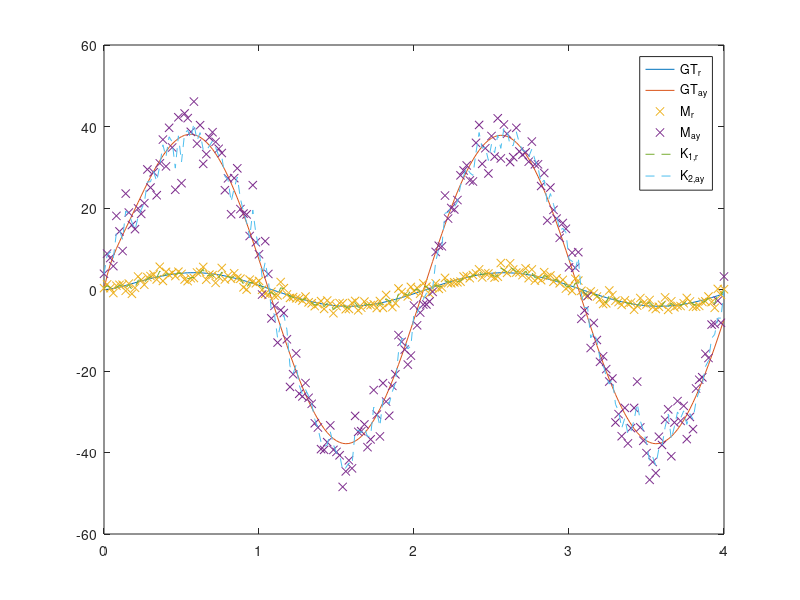
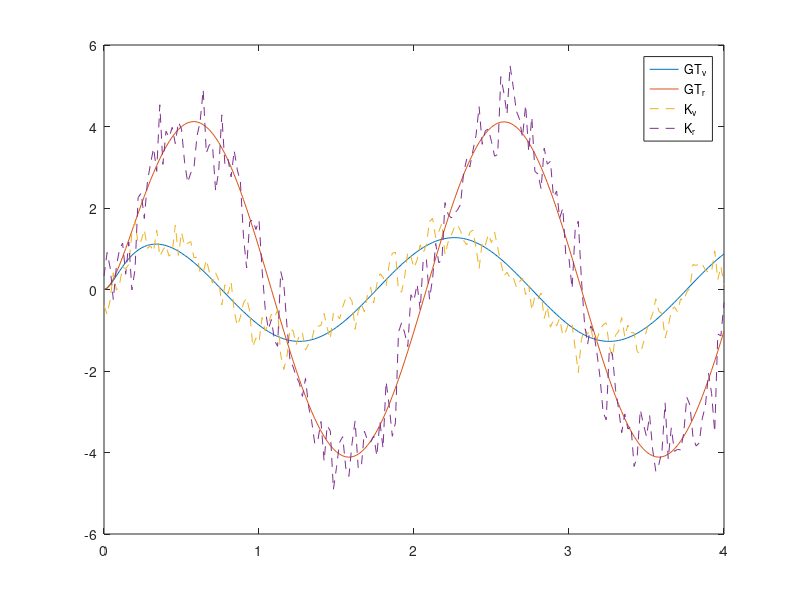
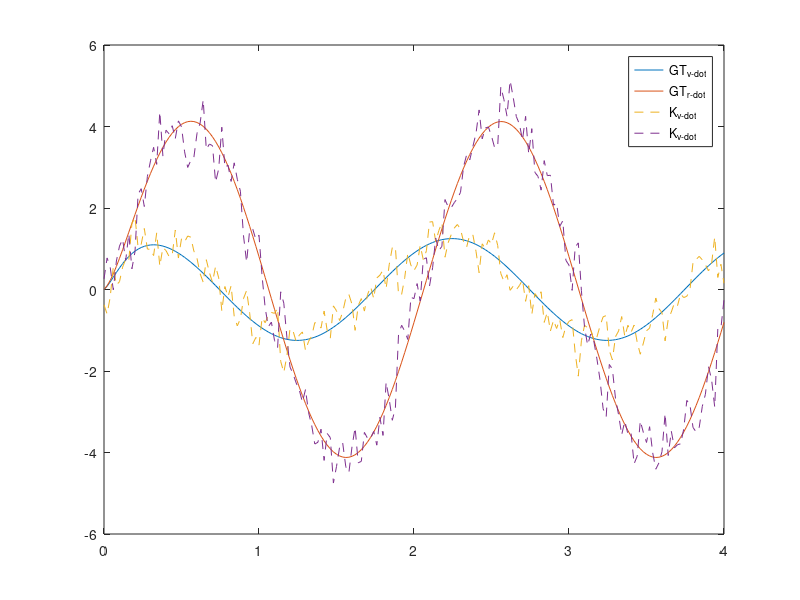
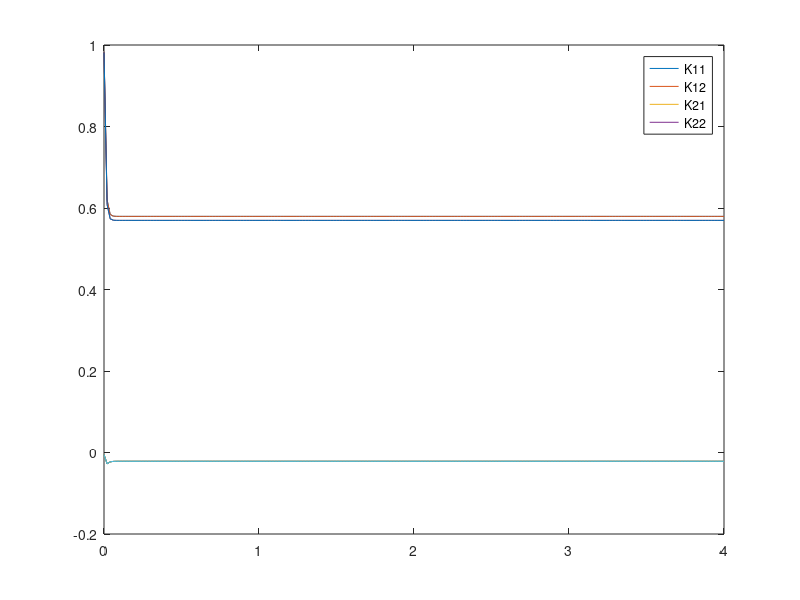

Here is the MATLAB script that generated these plots, in order:
% Define Simulation Parameters
dt = 0.02;
NoiseGain_r = 1;
NoiseGain_ay = 20;
CovarShape = [1 0; 0 1];

% Define Vehicle Parameters
cf = 80000;
cr = 80000;
I = 2114;
E_I = 0; % optional parameter error
b = 1.041;
a = 1.628;
m = 1251;
E_m = 0; % optional parameter error
u = 10;
E_u = 0; % optional parameter error



% Create time series with associated inputs
t = 0:dt:4;
% U = 5*(2*pi()/360)*ones(size(t));
U = sin(2*pi*0.5*t);

% Create system matrices
% Create initial state and covariance matrices
X_0 = [0;0];
P_0 = 1*CovarShape;

%Process error matrix
Q = 0.01*CovarShape;

%Observation error matrix
R = 0.01*CovarShape;

% Ground truth bicycle model
A_GT = [-(cf+cr)/((m+E_m)*(u+E_u)) -(u+E_u)-(a*cf-b*cr)/((m+E_m)*(u+E_u));
        -(a*cf-b*cr)/((I+E_I)*(u+E_u)) -((a^2)*cf+(b^2)*cr)/((I+E_I)*(u+E_u)) ];
    
B_GT = [cf/(m+E_m); a*cf/(I+E_I)];

% Outputs IMU measures r and ay
% ay = v_dot + ru
C_GT = [0 1;
        A_GT(1,1) A_GT(1,2)+(u+E_u)]; %[r;ay]

% v_dot contribution from U
D_GT = [0; 
        B_GT(1)];

% Kalman bicycle model
A = [-(cf+cr)/((m)*(u)) -(u)-(a*cf-b*cr)/((m)*(u));
        -(a*cf-b*cr)/((I)*(u)) -((a^2)*cf+(b^2)*cr)/((I)*(u)) ];

B = [cf/(m); a*cf/(I)];

% Outputs are states 
C = [1 0;
     0 1];

% U does not change state
D = [0;
    0];


% Create continuous and discretized systems
sys = ss(A_GT,B_GT,C_GT,D_GT); % outputs IMU measurements for pseudo-measurements [r;ay]
sys_states = ss(A_GT,B_GT,[1 0;0 1],[0;0]); % Outputs system state [v;r]
sys_dots = ss(A_GT,B_GT,A_GT,B_GT)
ksys = ss(A,B,C,D); % Outputs states [v;r]
sysD = c2d(ksys,dt); 
Adt = sysD.A;
Bdt = sysD.B;
Cdt = sysD.C;
Ddt = sysD.D;



% Create ground truth and measurements series
y1 = lsim(sys_states,U,t); % state series from GT [v;r]
y2 = lsim(sys,U,t); % pseudo-IMU measurement series from GT [r;ay]


% Add gaussian white noise to the measurements series
y2n = [y2(:,1)+sqrt(NoiseGain_r)*randn(size(y2,1),1) y2(:,2)+sqrt(NoiseGain_ay)*randn(size(y2,1),1)]; 




% Create Kalman Loop
% Set initial values
X_k0 = X_0;
P_k0 = P_0;

% Hold Predictions Matrix
K_preds = zeros(size(y2n));
K_Xs = zeros(size(y2n));
K_dots = zeros(size(y2n));
GT_dots = zeros(size(y2n));
K11_gains = zeros(size(y2n));
K12_gains = zeros(size(y2n));
K21_gains = zeros(size(y2n));
K22_gains = zeros(size(y2n));
P_kps = zeros(size(y2n,1),4);
P_k0s = zeros(size(y2n,1),4);
for i = 1:size(U,2) % For every input
    
    
    % State Extrapolation
    % X_kp1 = A*X_k0 + B*U_k1 + w_k
    X_kp1 = Adt*X_k0 + Bdt*U(i);
    
    % P_kp = A*P_k0*A' + Qk
    P_kp = Adt*P_k0*transpose(Adt) + Q;
    P_kps(i,:) = [P_kp(1,:) P_kp(2,:)];
    
    % Determine Kalman Gain
    % K = (P_kp*C')/(C*P_kp*C' + R)
    K = (P_kp*transpose(Cdt))*inv(Cdt*P_kp*transpose(Cdt) + R);
    K11_gains(i,:) = K(1,1);
    K12_gains(i,:) = K(1,2);
    K21_gains(i,:) = K(2,1);
    K22_gains(i,:) = K(2,2);
    
    % State Correction
    % X_k1 = X_Kp1 + K[Y_k - C*X_kp]
    % must convert IMU measurement of r and ay to state [v;r] to determine
    % error/innovation between system extrapolation and measurement
    % implication
    % ay = v_dot + ru
    % v_dot = ay - ru
    % v_dot = A11*v + A12*r + B11*u
    % v = (v_dot - A12*r - B11*u)/(A11)
    % v = (ay - ru - A12*r - B11*U)/A11
    v_measured = (y2n(i,2) - y2n(i,1)*u - A_GT(1,2)*y2n(i,1) - B_GT(1,1)*U(i))/A_GT(1,1);
    
    X_k1 = X_kp1 + K*([v_measured;y2n(i,1)] - Cdt*X_kp1); % [v;r]measured - [v;r]extrapolated
    K_Xs(i,:) = X_k1;
    
    %         r             A11*v        A12*r                B11*U     r*u
    Y_k1 = [X_k1(2); A_GT(1,1)*X_k1(1) + A_GT(1,2)*X_k1(2) + B_GT(1)*U(i) + X_k1(2)*u]; % from corrected state determine kalman predicted measurement [r;ay]
    K_preds(i,:) = transpose(Y_k1); % [r;ay]
    k_pDot = Adt*X_k1 + Bdt*U(i);% Kalman prediction of state change
    K_dots(i,:) = transpose(k_pDot);
    GT_dot = Adt*transpose(y1(i,:)) + Bdt*U(i);
    GT_dots(i,:) = transpose(GT_dot);
    
    % Current Becomes Previous
    X_k0 = X_k1;
    P_k0 = (eye(2)-K*Cdt)*P_kp;
    P_k0s(i,:) = [P_k0(1,:) P_k0(2,:)]; 
end


% Plot ground truth and noisy measurements and kalman predictions
figure('Name','Kalman Predicted Measurements vs time')
plot(t,y2,'-');
hold on
plot(t,y2n,'x');
plot(t,K_preds,'--')
legend('GT_r','GT_a_y','M_r','M_a_y','K_1_,_r','K_2_,_a_y');

figure('Name','Kalman Predicted States vs time')
plot(t,y1,'-');
hold on
plot(t,K_Xs,'--');
legend('GT_v','GT_r','K_v','K_r');

figure('Name','Kalman Predicted Dots vs time')
plot(t,GT_dots,'-')
hold on
plot(t,K_dots,'--')
legend('GT_v_-_d_o_t','GT_r_-_d_o_t','K_v_-_d_o_t','K_v_-_d_o_t')


figure('Name','Kalman Gain vs time')
plot(t,K11_gains)
hold on
plot(t,K12_gains)
plot(t,K21_gains)
plot(t,K22_gains)
legend('K11','K12','K21','K22')

figure('Name','P_kp vs time')
plot(t,P_kps)

figure('Name','P_k0 vs time')
plot(t,P_k0s)